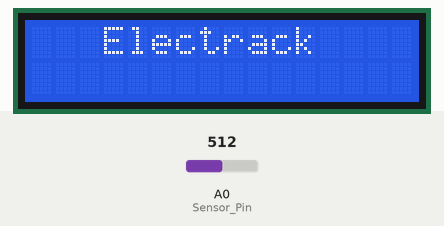
Recording of a sketch running on a simulated Arduino Uno, built with avr-gcc and run on an emulated ATmega328P. On the bench: 16×2 character LCD. The test bench sets the inputs (shaded band); at power-on: A0 (Sensor_Pin) = 512. What the sketch prints to the serial monitor is not drawn.

Above: at 0.1 s.
At 2.1 s:
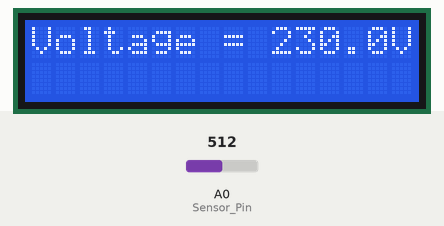
At 3.1 s:
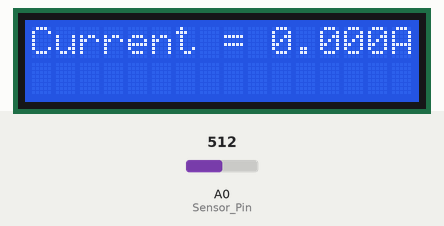
At 4.1 s:
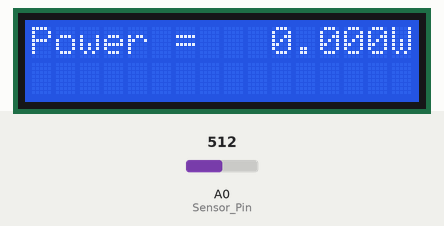
At 5.1 s:
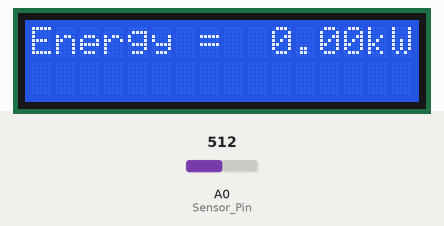

Measured:
- by itself, everything shown: repeats every 6.0 s, in 4 steps
- what the display in image 1 shows lasts 1.0 s, from 2.1 s to 3.1 s
- what the display in image 4 shows lasts 3.0 s, from 5.1 s to 8.1 s

The sketch:

arduino_uno.ino
```cpp
#include <LiquidCrystal.h>
LiquidCrystal lcd(12, 11, 5, 4, 3, 2);

const int Sensor_Pin = A0;
int Sensitivity = 66;
float Vpp = 0; // peak-peak voltage
float Vrms = 0; // rms voltage
float Irms = 0; // rms current
float Supply_Voltage = 230.0;           // reading from DMM
float Vcc = 5.0;         // ADC reference voltage // voltage at 5V pin
float power = 0;         // power in watt
float Wh =0 ;             // Energy in kWh
float Watt=0;
unsigned long last_time =0;
unsigned long current_time =0;
unsigned long interval = 100;
unsigned int calibration = 100;  // V2 slider calibrates this
unsigned int pF = 85;           // Power Factor default 95
float bill_amount = 0;   // 30 day cost as present energy usage incl approx PF
unsigned int energyTariff = 8.0;

float getVPP()
{
  float result;
  int readValue;
  int maxValue = 0;
  int minValue = 1024;
  uint32_t start_time = millis();
  while((millis()-start_time) < 1000) //read every 0.95 Sec
  {
     readValue = analogRead(Sensor_Pin);
     if (readValue > maxValue)
     {
         maxValue = readValue;
     }
     if (readValue < minValue)
     {
         minValue = readValue;
     }
  }
   result = ((maxValue - minValue) * Vcc) / 1024.0;
   return result;
}

void getACS712() {  // for AC
  Vpp = getVPP();
  Vrms = (Vpp/2.0) *0.707;
  //Vrms = Vrms - (calibration / 10000.0);     // calibtrate to zero with slider
  Irms = (Vrms * 1000)/Sensitivity ;
  //Irms=Irms+4.6;
  if((Irms > -0.015) && (Irms < 0.008)){  // remove low end chatter
    Irms = 0.0;
  }
    //Irms=Irms+3.6;
  power= (Supply_Voltage * Irms) * (pF / 100.0);
  //power=power+881;
  last_time = current_time;
  current_time = millis();
  Wh = Wh+  power *(( current_time -last_time) /3600000.0) ; // calculating energy in Watt-Hour
  Watt=Wh/1000;
  bill_amount = power * (energyTariff);

  Serial.print("Supply Voltage:  ");
  Serial.print(String(Supply_Voltage, 3));
  Serial.println(" V");
  lcd.setCursor(0,0);
  lcd.print("Voltage =     ");
  lcd.setCursor(10,0);
  lcd.print(String(Supply_Voltage));
  lcd.setCursor(15,0);
  lcd.print("V");

  delay(1000);

  Serial.print("Current:  ");
  Serial.print(String(Irms, 3));
  Serial.println(" A");
  lcd.setCursor(0,0);
  lcd.print("Current =     ");
  lcd.setCursor(10,0);
  lcd.print(String(Irms));
  lcd.setCursor(15,0);
  lcd.print("A");

  delay(1000);

  Serial.print("Power: ");
  Serial.print(String(power, 3));
  Serial.println(" W");
  lcd.setCursor(0,0);
  lcd.print("Power =     ");
  lcd.setCursor(10,0);
  lcd.print(String(power));
  lcd.setCursor(15,0);
  lcd.print("W");

  delay(1000);

  Serial.print("Energy: ");
  Serial.print(String(Wh, 3));
  Serial.println(" kW");
  lcd.setCursor(0,0);
  lcd.print("Energy =     ");
  lcd.setCursor(10,0);
  lcd.print(String(Wh));
  lcd.setCursor(14,0);
  lcd.print("kW");

  delay(1000);

  Serial.println();
}


void setup()
{
  Serial.begin(9600);
  pinMode(Sensor_Pin, INPUT);
  lcd.begin(16, 2);
  lcd.print("   Electrack ");
  delay(1000);
}

void loop()
{
  getACS712();
  delay(1000);
}
```
